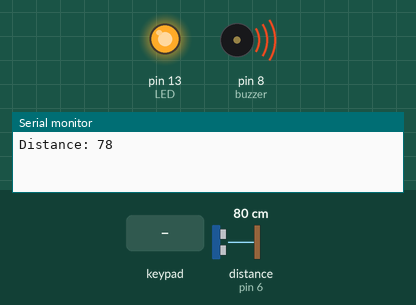
This sketch was run on a simulated Arduino Uno, built with avr-gcc and run on an emulated ATmega328P. Shown: output pins drawn as LEDs (lit = HIGH), buzzer (waves = sounding), the last lines printed to the serial monitor. Wiring (inferred from the names in the program): ultrasonic range finder: trigger pin 7; echo pin 6. Inputs (shaded band) come from the test bench; at power-on: distance to the obstacle (sensor on pin 6) 80 cm. The echo pulse lasts 58.3 µs per cm; pins used as bus, display or sensor lines are not drawn.

Above: at 1.2 s.
1.3 s: key '5' pressed
At 2.2 s:
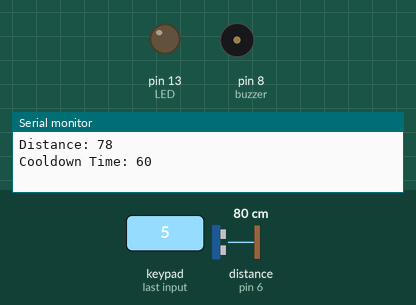
Timing chart, 0 to 4.3 s (numbered marks = the images above; inputs shaded):
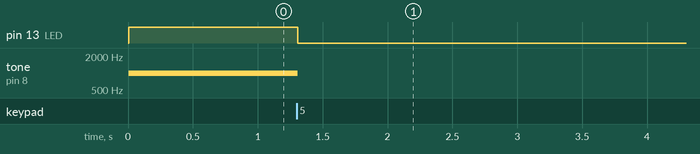

The sketch:

alarm_system.ino
```cpp
#include <Keypad.h>

const byte ROWS = 4; //four rows
const byte COLS = 4; //four columns

char keys[ROWS][COLS] = {
  {'1','2','3','A'},
  {'4','5','6','B'},
  {'7','8','9','C'},
  {'*','0','#','D'}
};

byte rowPins[ROWS] = {12, 11, 10, 9}; //connect to the row pinouts of the keypad
byte colPins[COLS] = {5, 4, 2, 3}; //connect to the column pinouts of the keypad

//Create an object of keypad
Keypad keypad = Keypad( makeKeymap(keys), rowPins, colPins, ROWS, COLS );


const int buzzer = 8; //buzzer to arduino pin 8
const int buttonPin = 2;
const int trigPin = 7; //2
const int echoPin = 6; //3
const int LED = 13;

long duration;
int distance;

void setup() {
  pinMode(trigPin, OUTPUT);
  pinMode(echoPin, INPUT);
  Serial.begin(9600);
  pinMode(buzzer, OUTPUT);
  pinMode(LED, OUTPUT);
  pinMode(buttonPin, INPUT);
}
void loop() {

  digitalWrite(trigPin, LOW);
  delayMicroseconds(2);

  digitalWrite(trigPin, HIGH);
  delayMicroseconds(10);
  digitalWrite(trigPin, LOW);
  duration = pulseIn(echoPin, HIGH);

  distance= duration*0.034/2;


  Serial.print("Distance: ");
  Serial.println(distance);

  if(distance<80){
   // while(digitalRead(buttonPin) == LOW){
      while(keypad.getKey() != '5'){
      digitalWrite(LED,HIGH);


      //buzzer part

        tone(buzzer, 1000); // Send 1KHz sound signal...
    //    delay(30000);        // ...for 30 sec
      //  noTone(buzzer);     // Stop sound...
     //   delay(1000);        // ...for 1sec


    /*  //button part
          int buttonState = digitalRead(buttonPin);
          Serial.println(buttonState);
           if (buttonState == HIGH) {
              // turn LED on:
              digitalWrite(LED, HIGH);
              noTone(buzzer);     // Stop sound...
            }*/
    }  // }

    digitalWrite(LED,LOW);
    noTone(buzzer);     // Stop sound...

   // delay(60000); // 1 minute // 60 second
    for (int t = 0; t < 60; t++) {
       Serial.print("Cooldown Time: ");
       Serial.println( 60 - t );
       delay(1000);
    }

   }
  else{
    digitalWrite(LED,LOW);
    noTone(buzzer);     // Stop sound...

   //buz delay(60000); // 1 minute // 60 second

  }
}
```

Measured:
- after the input at 1.3 s, pin 13 (LED): HIGH → LOW at once; tone on pin 8 (buzzer): 1000 Hz → silent at once
